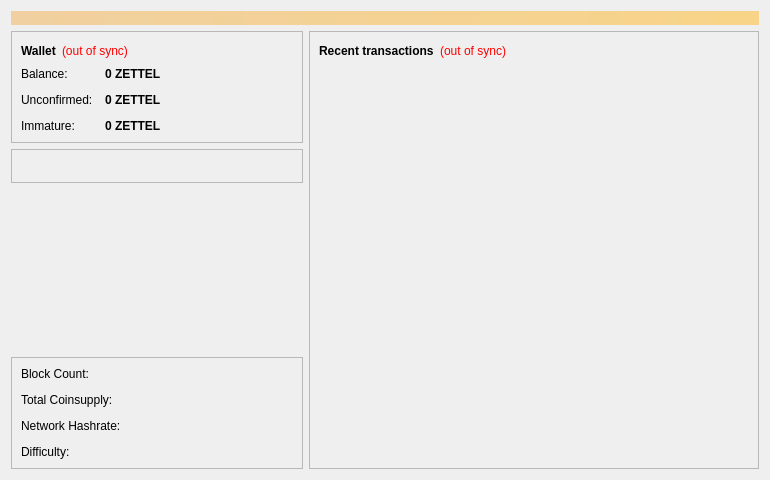
<?xml version="1.0" encoding="UTF-8"?>
<ui version="4.0">
 <class>OverviewPage</class>
 <widget class="QWidget" name="OverviewPage">
  <property name="geometry">
   <rect>
    <x>0</x>
    <y>0</y>
    <width>770</width>
    <height>480</height>
   </rect>
  </property>
  <property name="minimumSize">
   <size>
    <width>770</width>
    <height>480</height>
   </size>
  </property>
  <property name="windowTitle">
   <string>Form</string>
  </property>
  <layout class="QVBoxLayout" name="topLayout">
   <item>
    <widget class="QLabel" name="labelAlerts">
     <property name="visible">
      <bool>false</bool>
     </property>
     <property name="styleSheet">
      <string notr="true">background-color: qlineargradient(x1: 0, y1: 0, x2: 1, y2: 0, stop:0 #F0D0A0, stop:1 #F8D488); color:#000000;</string>
     </property>
     <property name="wordWrap">
      <bool>true</bool>
     </property>
     <property name="margin">
      <number>3</number>
     </property>
    </widget>
   </item>
   <item>
    <layout class="QHBoxLayout" name="horizontalLayout" stretch="1,1">
     <item>
      <layout class="QVBoxLayout" name="verticalLayout_2">
       <item>
        <widget class="QFrame" name="frame">
         <property name="frameShape">
          <enum>QFrame::StyledPanel</enum>
         </property>
         <property name="frameShadow">
          <enum>QFrame::Raised</enum>
         </property>
         <layout class="QVBoxLayout" name="verticalLayout_4">
          <item>
           <layout class="QHBoxLayout" name="horizontalLayout_4">
            <item>
             <widget class="QLabel" name="label_5">
              <property name="font">
               <font>
                <weight>75</weight>
                <bold>true</bold>
               </font>
              </property>
              <property name="text">
               <string>Wallet</string>
              </property>
             </widget>
            </item>
            <item>
             <widget class="QLabel" name="labelWalletStatus">
              <property name="toolTip">
               <string>The displayed information may be out of date. Your wallet automatically synchronizes with the ZettelKasten network after a connection is established, but this process has not completed yet.</string>
              </property>
              <property name="styleSheet">
               <string notr="true">QLabel { color: red; }</string>
              </property>
              <property name="text">
               <string notr="true">(out of sync)</string>
              </property>
              <property name="alignment">
               <set>Qt::AlignLeading|Qt::AlignLeft|Qt::AlignVCenter</set>
              </property>
             </widget>
            </item>
            <item>
             <spacer name="horizontalSpacer_2">
              <property name="orientation">
               <enum>Qt::Horizontal</enum>
              </property>
              <property name="sizeHint" stdset="0">
               <size>
                <width>40</width>
                <height>20</height>
               </size>
              </property>
             </spacer>
            </item>
           </layout>
          </item>
          <item>
           <layout class="QFormLayout" name="formLayout_2">
            <property name="fieldGrowthPolicy">
             <enum>QFormLayout::AllNonFixedFieldsGrow</enum>
            </property>
            <property name="horizontalSpacing">
             <number>12</number>
            </property>
            <property name="verticalSpacing">
             <number>12</number>
            </property>
            <item row="0" column="0">
             <widget class="QLabel" name="label">
              <property name="text">
               <string>Balance:</string>
              </property>
             </widget>
            </item>
            <item row="0" column="1">
             <widget class="QLabel" name="labelBalance">
              <property name="font">
               <font>
                <weight>75</weight>
                <bold>true</bold>
               </font>
              </property>
              <property name="cursor">
               <cursorShape>IBeamCursor</cursorShape>
              </property>
              <property name="toolTip">
               <string>Your current balance</string>
              </property>
              <property name="text">
               <string notr="true">0 ZETTEL</string>
              </property>
              <property name="textInteractionFlags">
               <set>Qt::LinksAccessibleByMouse|Qt::TextSelectableByKeyboard|Qt::TextSelectableByMouse</set>
              </property>
             </widget>
            </item>
            <item row="1" column="0">
             <widget class="QLabel" name="label_3">
              <property name="text">
               <string>Unconfirmed:</string>
              </property>
             </widget>
            </item>
            <item row="1" column="1">
             <widget class="QLabel" name="labelUnconfirmed">
              <property name="font">
               <font>
                <weight>75</weight>
                <bold>true</bold>
               </font>
              </property>
              <property name="cursor">
               <cursorShape>IBeamCursor</cursorShape>
              </property>
              <property name="toolTip">
               <string>Total of transactions that have yet to be confirmed, and do not yet count toward the current balance</string>
              </property>
              <property name="text">
               <string notr="true">0 ZETTEL</string>
              </property>
              <property name="textInteractionFlags">
               <set>Qt::LinksAccessibleByMouse|Qt::TextSelectableByKeyboard|Qt::TextSelectableByMouse</set>
              </property>
             </widget>
            </item>
            <item row="2" column="0">
             <widget class="QLabel" name="labelImmatureText">
              <property name="text">
               <string>Immature:</string>
              </property>
             </widget>
            </item>
            <item row="2" column="1">
             <widget class="QLabel" name="labelImmature">
              <property name="font">
               <font>
                <weight>75</weight>
                <bold>true</bold>
               </font>
              </property>
              <property name="toolTip">
               <string>Mined balance that has not yet matured</string>
              </property>
              <property name="text">
               <string notr="true">0 ZETTEL</string>
              </property>
              <property name="textInteractionFlags">
               <set>Qt::LinksAccessibleByMouse|Qt::TextSelectableByKeyboard|Qt::TextSelectableByMouse</set>
              </property>
             </widget>
            </item>
           </layout>
          </item>
         </layout>
        </widget>
       </item>
       <item>
        <widget class="QFrame" name="frame_4">
         <property name="frameShape">
          <enum>QFrame::StyledPanel</enum>
         </property>
         <property name="frameShadow">
          <enum>QFrame::Raised</enum>
         </property>
         <layout class="QVBoxLayout" name="verticalLayout_5">
          <item>
           <widget class="QLabel" name="labelMiningAddress">
            <property name="text">
             <string/>
            </property>
           </widget>
          </item>
         </layout>
        </widget>
       </item>
       <item>
        <spacer name="verticalSpacer">
         <property name="orientation">
          <enum>Qt::Vertical</enum>
         </property>
         <property name="sizeHint" stdset="0">
          <size>
           <width>20</width>
           <height>40</height>
          </size>
         </property>
        </spacer>
       </item>
       <item>
        <widget class="QLabel" name="label_7">
         <property name="text">
          <string/>
         </property>
         <property name="pixmap">
          <pixmap resource="../bitcoin.qrc">:/images/zettelkasten_plain</pixmap>
         </property>
         <property name="scaledContents">
          <bool>false</bool>
         </property>
         <property name="alignment">
          <set>Qt::AlignCenter</set>
         </property>
        </widget>
       </item>
       <item>
        <spacer name="verticalSpacer_2">
         <property name="orientation">
          <enum>Qt::Vertical</enum>
         </property>
         <property name="sizeHint" stdset="0">
          <size>
           <width>20</width>
           <height>40</height>
          </size>
         </property>
        </spacer>
       </item>
       <item>
        <widget class="QFrame" name="frame_3">
         <property name="frameShape">
          <enum>QFrame::StyledPanel</enum>
         </property>
         <property name="frameShadow">
          <enum>QFrame::Raised</enum>
         </property>
         <layout class="QVBoxLayout" name="verticalLayout_6">
          <item>
           <layout class="QFormLayout" name="formLayout">
            <property name="horizontalSpacing">
             <number>12</number>
            </property>
            <property name="verticalSpacing">
             <number>12</number>
            </property>
            <item row="1" column="0">
             <widget class="QLabel" name="label_2">
              <property name="text">
               <string>Total Coinsupply:</string>
              </property>
             </widget>
            </item>
            <item row="1" column="1">
             <widget class="QLabel" name="labelTotalCoinsupply">
              <property name="font">
               <font>
                <weight>75</weight>
                <bold>true</bold>
               </font>
              </property>
              <property name="text">
               <string/>
              </property>
             </widget>
            </item>
            <item row="2" column="1">
             <widget class="QLabel" name="labelNetworkHashrate">
              <property name="font">
               <font>
                <weight>75</weight>
                <bold>true</bold>
               </font>
              </property>
              <property name="text">
               <string/>
              </property>
             </widget>
            </item>
            <item row="2" column="0">
             <widget class="QLabel" name="label_9">
              <property name="text">
               <string>Network Hashrate:</string>
              </property>
             </widget>
            </item>
            <item row="3" column="1">
             <widget class="QLabel" name="labelDifficulty">
              <property name="font">
               <font>
                <weight>75</weight>
                <bold>true</bold>
               </font>
              </property>
              <property name="text">
               <string/>
              </property>
             </widget>
            </item>
            <item row="3" column="0">
             <widget class="QLabel" name="label_11">
              <property name="text">
               <string>Difficulty:</string>
              </property>
             </widget>
            </item>
            <item row="0" column="0">
             <widget class="QLabel" name="label_6">
              <property name="text">
               <string>Block Count:</string>
              </property>
             </widget>
            </item>
            <item row="0" column="1">
             <widget class="QLabel" name="labelBlockCount">
              <property name="font">
               <font>
                <weight>75</weight>
                <bold>true</bold>
               </font>
              </property>
              <property name="text">
               <string/>
              </property>
             </widget>
            </item>
           </layout>
          </item>
         </layout>
        </widget>
       </item>
      </layout>
     </item>
     <item>
      <layout class="QVBoxLayout" name="verticalLayout_3">
       <item>
        <widget class="QFrame" name="frame_2">
         <property name="minimumSize">
          <size>
           <width>450</width>
           <height>0</height>
          </size>
         </property>
         <property name="styleSheet">
          <string notr="true"/>
         </property>
         <property name="frameShape">
          <enum>QFrame::StyledPanel</enum>
         </property>
         <property name="frameShadow">
          <enum>QFrame::Raised</enum>
         </property>
         <layout class="QVBoxLayout" name="verticalLayout">
          <item>
           <layout class="QHBoxLayout" name="horizontalLayout_2">
            <item>
             <widget class="QLabel" name="label_4">
              <property name="text">
               <string>&lt;b&gt;Recent transactions&lt;/b&gt;</string>
              </property>
             </widget>
            </item>
            <item>
             <widget class="QLabel" name="labelTransactionsStatus">
              <property name="toolTip">
               <string>The displayed information may be out of date. Your wallet automatically synchronizes with the ZettelKasten network after a connection is established, but this process has not completed yet.</string>
              </property>
              <property name="styleSheet">
               <string notr="true">QLabel { color: red; }</string>
              </property>
              <property name="text">
               <string notr="true">(out of sync)</string>
              </property>
              <property name="alignment">
               <set>Qt::AlignRight|Qt::AlignTrailing|Qt::AlignVCenter</set>
              </property>
             </widget>
            </item>
            <item>
             <spacer name="horizontalSpacer">
              <property name="orientation">
               <enum>Qt::Horizontal</enum>
              </property>
              <property name="sizeHint" stdset="0">
               <size>
                <width>40</width>
                <height>20</height>
               </size>
              </property>
             </spacer>
            </item>
           </layout>
          </item>
          <item>
           <widget class="QListView" name="listTransactions">
            <property name="styleSheet">
             <string notr="true">QListView { background: transparent;}</string>
            </property>
            <property name="frameShape">
             <enum>QFrame::NoFrame</enum>
            </property>
            <property name="verticalScrollBarPolicy">
             <enum>Qt::ScrollBarAlwaysOff</enum>
            </property>
            <property name="horizontalScrollBarPolicy">
             <enum>Qt::ScrollBarAlwaysOff</enum>
            </property>
            <property name="sizeAdjustPolicy">
             <enum>QAbstractScrollArea::AdjustIgnored</enum>
            </property>
            <property name="selectionMode">
             <enum>QAbstractItemView::NoSelection</enum>
            </property>
           </widget>
          </item>
         </layout>
        </widget>
       </item>
      </layout>
     </item>
    </layout>
   </item>
  </layout>
 </widget>
 <resources>
  <include location="../bitcoin.qrc"/>
 </resources>
 <connections/>
</ui>
